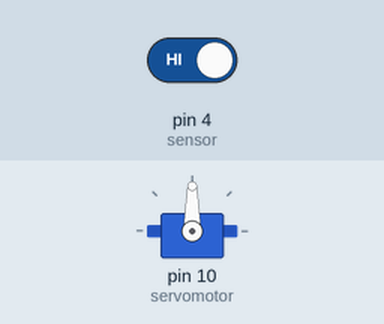
The sketch below on a simulated Arduino Uno, built with avr-gcc and run on an emulated ATmega328P. On the bench: servo. The inputs (shaded band) are chosen by the test bench; at power-on: pin 4 (sensor) HIGH.

Above: at 1.2 s.
1.3 s: pin 4 (sensor) driven LOW
At 1.45 s:
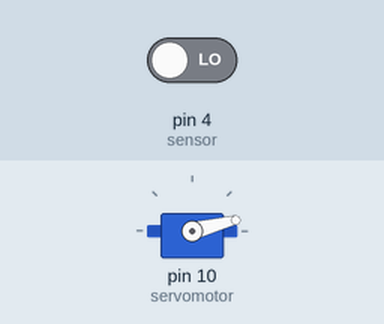
At 2.05 s:
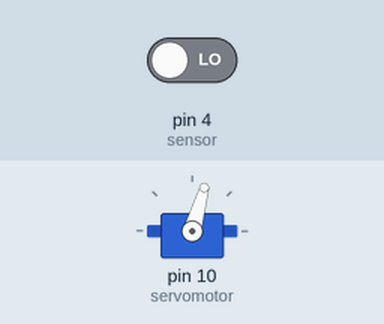
4.3 s: pin 4 (sensor) driven HIGH
At 5.3 s:
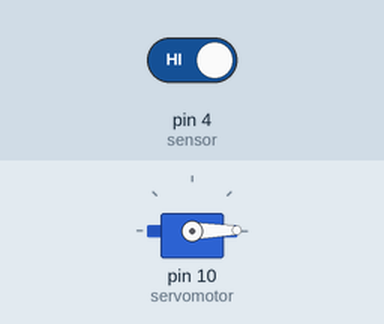
Timing chart, 0 to 7.3 s (numbered marks = the images above; inputs shaded):
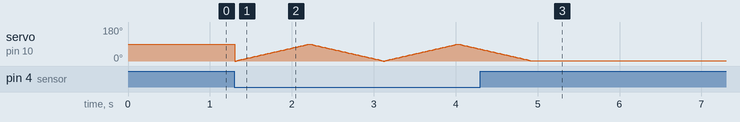

Measured:
- after the input at 4.3 s, servo on pin 10 (servomotor): goes on until 4.9 s, then stays 1°

The sketch:

code1.0.ino
```cpp
#include <Servo.h>;

#define servomotor 10

Servo servo;

int sensor = 4;
int umido;

void setup() {

  pinMode(sensor, INPUT);
  servo.attach(servomotor);
}

void loop() {

  umido = digitalRead(sensor);

  if (!umido) {
    for (int i = 0; i < 90; i++) {
      servo.write(i);
      delay(10);
    }
    for (int i = 90; i > 0; i--) {
      servo.write(i);
      delay(10);
    }
  }
}
```
